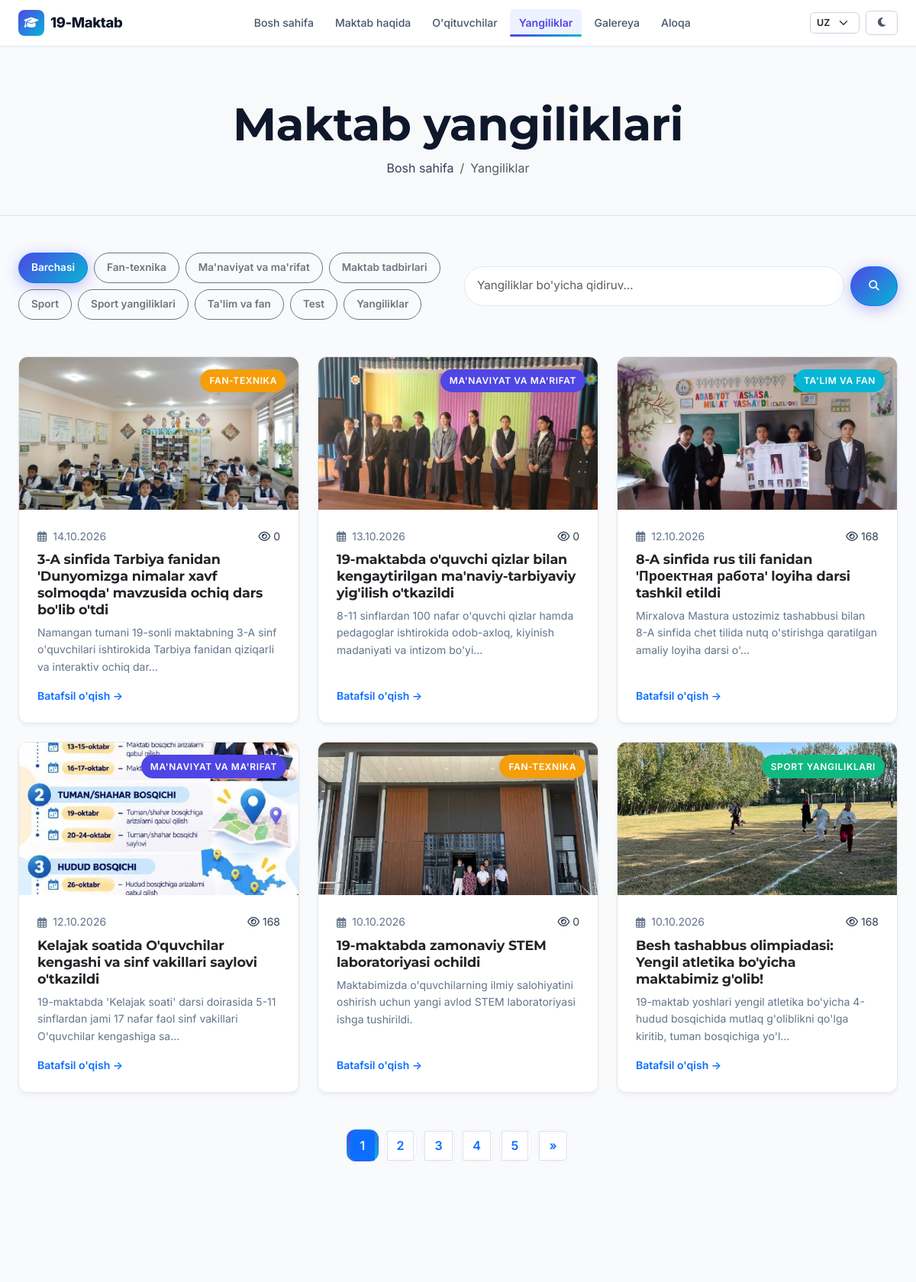
The page /news/ (upper part) on the database as committed earlier.
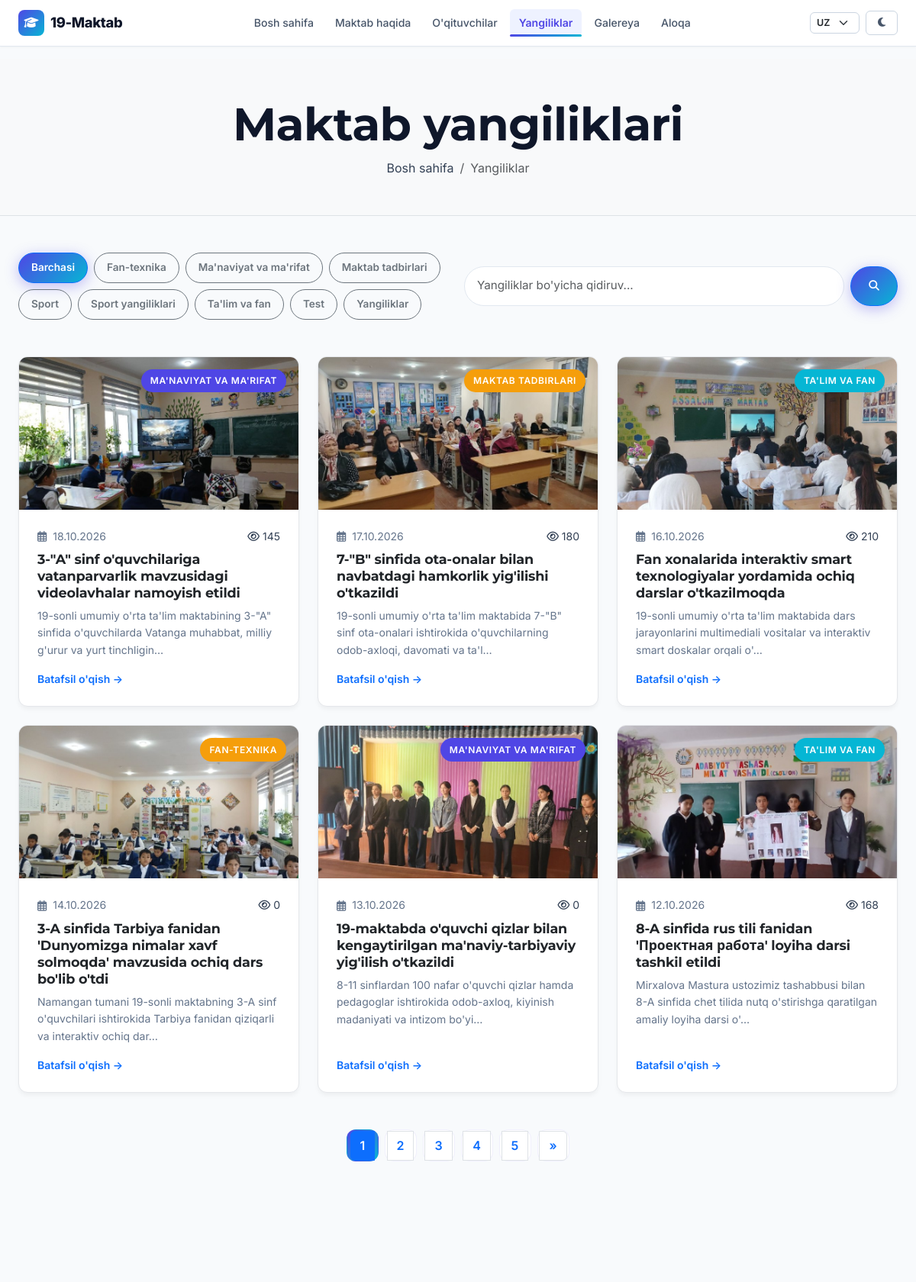
The same page on the database as committed later.
### apps/news/models.py (models this page shows, shortened)
class NewsCategory(models.Model):
    name = models.CharField(max_length=100, verbose_name="Kategoriya nomi (UZ)")
    name_ru = models.CharField(max_length=100, blank=True, verbose_name="Kategoriya nomi (RU)")
    name_en = models.CharField(max_length=100, blank=True, verbose_name="Kategoriya nomi (EN)")
    slug = models.SlugField(unique=True, verbose_name="Slug")
    color = models.CharField(max_length=7, default='#4F46E5', verbose_name="Rang kodi")
    class Meta:
        verbose_name = 'Yangilik toifasi'
        verbose_name_plural = 'Yangilik toifalari'
        ordering = ['name']
    @property
    def localized_name(self):
        lang = get_language() or 'uz'
        if lang.startswith('ru') and self.name_ru:
            return self.name_ru
        if lang.startswith('en') and self.name_en:
            return self.name_en
        return self.name

class News(models.Model):
    STATUS_CHOICES = [
        ('draft', 'Qoralama'),
        ('scheduled', 'Rejalashtirilgan'),
        ('published', "E'lon qilingan"),
        ('archived', 'Arxivlangan'),
    ]
    title = models.CharField(max_length=300, verbose_name="Sarlavha (UZ)")
    title_ru = models.CharField(max_length=300, blank=True, verbose_name="Sarlavha (RU)")
    title_en = models.CharField(max_length=300, blank=True, verbose_name="Sarlavha (EN)")
    slug = models.SlugField(max_length=320, unique=True, verbose_name="Slug")
    category = models.ForeignKey(NewsCategory, on_delete=models.SET_NULL, null=True, blank=True, related_name='news_items', verbose_name="Toifa")
    excerpt = models.TextField(max_length=500, verbose_name="Qisqa mazmun (UZ)")
    excerpt_ru = models.TextField(max_length=500, blank=True, verbose_name="Qisqa mazmun (RU)")
    excerpt_en = models.TextField(max_length=500, blank=True, verbose_name="Qisqa mazmun (EN)")
    content = models.TextField(verbose_name="Batafsil matn (UZ)")
    content_ru = models.TextField(blank=True, verbose_name="Batafsil matn (RU)")
    content_en = models.TextField(blank=True, verbose_name="Batafsil matn (EN)")
    cover_image = models.ImageField(upload_to='news/covers/', blank=True, null=True, verbose_name="Muqova rasmi")
    status = models.CharField(max_length=20, choices=STATUS_CHOICES, default='draft', verbose_name="Holati")
    is_featured = models.BooleanField(default=False, verbose_name="Muhim yangilik")
    scheduled_at = models.DateTimeField(null=True, blank=True, verbose_name="Rejalashtirilgan vaqt")
    published_at = models.DateTimeField(null=True, blank=True, verbose_name="E'lon qilingan vaqt")
    created_at = models.DateTimeField(auto_now_add=True, verbose_name="Yaratilgan vaqt")
    updated_at = models.DateTimeField(auto_now=True, verbose_name="Tahrirlangan vaqt")
    views_count = models.PositiveIntegerField(default=0, verbose_name="Ko'rishlar soni")
    class Meta:
        verbose_name = 'Yangilik'
        verbose_name_plural = 'Yangiliklar'
        ordering = ['-published_at', '-created_at']
    @property
    def localized_title(self):
        lang = get_language() or 'uz'
        if lang.startswith('ru') and self.title_ru:
            return self.title_ru
        if lang.startswith('en') and self.title_en:
            return self.title_en
        return self.title
    @property
    def localized_excerpt(self):
        lang = get_language() or 'uz'
        if lang.startswith('ru') and self.excerpt_ru:
            return self.excerpt_ru
        if lang.startswith('en') and self.excerpt_en:
            return self.excerpt_en
        return self.excerpt
    def get_absolute_url(self):
        return reverse('news:detail', kwargs={'slug': self.slug})

### apps/news/views.py (the view, shortened to what this page needs)
# urls.py: path('', views.news_list_view, name='list'),
def news_list_view(request):
    queryset = News.objects.filter(status='published').select_related('category')
    category_slug = request.GET.get('category')
    selected_category = None
    if category_slug:
        selected_category = get_object_or_404(NewsCategory, slug=category_slug)
        queryset = queryset.filter(category=selected_category)
    query = request.GET.get('q', '').strip()
    paginator = Paginator(queryset, 6)
    page_number = request.GET.get('page')
    page_obj = paginator.get_page(page_number)
    categories = NewsCategory.objects.all()
    context = {
        'page_obj': page_obj,
        'categories': categories,
        'selected_category': selected_category,
        'query': query,
    }
    return render(request, 'news/news_list.html', context)

### apps/core/context_processors.py (called while the page is built)
def site_settings(request):
    settings_obj = SiteSettings.objects.first()
    return {
        'site_settings': settings_obj,
    }

### apps/core/models.py (called while the page is built)
    @property
    def localized_name(self):
        lang = get_language() or 'uz'
        if lang.startswith('ru') and self.school_name_ru:
            return self.school_name_ru
        if lang.startswith('en') and self.school_name_en:
            return self.school_name_en
        return self.school_name

    @property
    def localized_tagline(self):
        lang = get_language() or 'uz'
        if lang.startswith('ru') and self.tagline_ru:
            return self.tagline_ru
        if lang.startswith('en') and self.tagline_en:
            return self.tagline_en
        return self.tagline

    @property
    def localized_address(self):
        lang = get_language() or 'uz'
        if lang.startswith('ru') and self.address_ru:
            return self.address_ru
        if lang.startswith('en') and self.address_en:
            return self.address_en
        return self.address

### templates/news/news_list.html (shortened to what the changed rows need)
{% extends 'base.html' %}
{% load i18n static %}
{% block content %}
<div class="bg-light py-5 border-bottom">
    <div class="container text-center">
        <h1 class="fw-bold mb-2">{% trans "Maktab yangiliklari" %}</h1>
    </div>
</div>
<section class="py-5">
    <div class="container">
        <div class="row g-3 mb-5 align-items-center">
            <div class="col-lg-6">
                <div class="d-flex flex-wrap gap-2">
                    <a href="{% url 'news:list' %}" class="btn {% if not selected_category %}btn-primary{% else %}btn-outline-secondary{% endif %} btn-sm rounded-pill px-3">
                        {% trans "Barchasi" %}
                    </a>
                    {% for cat in categories %}
                        <a href="{% url 'news:list' %}?category={{ cat.slug }}" class="btn {% if selected_category == cat %}btn-primary{% else %}btn-outline-secondary{% endif %} btn-sm rounded-pill px-3">
                            {{ cat.localized_name }}
                        </a>
                    {% endfor %}
                </div>
            </div>
        </div>
        <div class="row g-4 mb-5">
            {% if page_obj %}
                {% for item in page_obj %}
                    <div class="col-md-6 col-lg-4">
                        <div class="school-card">
                            <div class="card-img-wrapper">
                                {% if item.cover_image %}
                                    <img src="{{ item.cover_image.url }}" alt="{{ item.localized_title }}">
                                {% else %}
                                    <div class="d-flex align-items-center justify-content-center h-100 bg-light text-muted">
                                        <i class="fas fa-newspaper fa-3x"></i>
                                    </div>
                                {% endif %}
                                {% if item.category %}
                                    <span class="position-absolute top-0 end-0 m-3 badge-category text-white" style="background-color: {{ item.category.color }};">
                                        {{ item.category.localized_name }}
                                    </span>
                                {% endif %}
                            </div>
                            <div class="card-body">
                                <small class="text-muted mb-2 d-flex align-items-center gap-2">
                                    <i class="far fa-calendar-alt"></i> {{ item.published_at|date:"d.m.Y" }}
                                    <span class="ms-auto"><i class="far fa-eye"></i> {{ item.views_count }}</span>
                                </small>
                                <h5 class="fw-bold mb-2">
                                    <a href="{{ item.get_absolute_url }}" class="text-dark text-decoration-none">
                                        {{ item.localized_title }}
                                    </a>
                                </h5>
                                <p class="text-muted small mb-3 flex-grow-1">
                                    {{ item.localized_excerpt|truncatechars:120 }}
                                </p>
                                <a href="{{ item.get_absolute_url }}" class="fw-semibold text-primary text-decoration-none small">
                                    {% trans "Batafsil o'qish" %} &rarr;
                                </a>
                            </div>
                        </div>
                    </div>
                {% endfor %}
            {% else %}
                <div class="col-12 text-center py-5">
                    <i class="far fa-newspaper fa-4x text-muted mb-3"></i>
                    <p class="text-muted">{% trans "Hech qanday yangilik topilmadi." %}</p>
                </div>
            {% endif %}
        </div>
        {% if page_obj.has_other_pages %}
            <nav aria-label="Page navigation">
                <ul class="pagination justify-content-center">
                    {% for num in page_obj.paginator.page_range %}
                        <li class="page-item {% if page_obj.number == num %}active{% endif %}">
                            <a class="page-link" href="?page={{ num }}{% if query %}&q={{ query }}{% endif %}{% if selected_category %}&category={{ selected_category.slug }}{% endif %}">
                                {{ num }}
                            </a>
                        </li>
                    {% endfor %}
                </ul>
            </nav>
        {% endif %}
    </div>
</section>
{% endblock %}

Rows that differ between the two databases and show on the page:
no longer on this page (row unchanged): News: cover_image (picture), category.localized_name "MA'NAVIYAT VA MA'RIFAT", published_at "12.10.2026", views_count "168", localized_title "Kelajak soatida O'quvchilar kengashi va sinf vakillari saylovi o'tkazildi", localized_excerpt "19-maktabda 'Kelajak soati' darsi doirasida 5-11 sinflardan jami 17 nafar faol sinf vakillari O'quvchilar kengashiga sa…"
no longer on this page (row unchanged): News: cover_image (picture), category.localized_name "FAN-TEXNIKA", published_at "10.10.2026", views_count "0", localized_title "19-maktabda zamonaviy STEM laboratoriyasi ochildi", localized_excerpt "Maktabimizda o'quvchilarning ilmiy salohiyatini oshirish uchun yangi avlod STEM laboratoriyasi ishga tushirildi."
no longer on this page (row unchanged): News: cover_image (picture), category.localized_name "SPORT YANGILIKLARI", published_at "10.10.2026", views_count "168", localized_title "Besh tashabbus olimpiadasi: Yengil atletika bo'yicha maktabimiz g'olib!", localized_excerpt "19-maktab yoshlari yengil atletika bo'yicha 4-hudud bosqichida mutlaq g'oliblikni qo'lga kiritib, tuman bosqichiga yo'l…"
added News: cover_image (picture), category.localized_name "MA'NAVIYAT VA MA'RIFAT", published_at "18.10.2026", views_count "145", localized_title "3-\"A\" sinf o'quvchilariga vatanparvarlik mavzusidagi videolavhalar namoyish etildi", localized_excerpt "19-sonli umumiy o'rta ta'lim maktabining 3-\"A\" sinfida o'quvchilarda Vatanga muhabbat, milliy g'urur va yurt tinchligin…"
added News: cover_image (picture), category.localized_name "MAKTAB TADBIRLARI", published_at "17.10.2026", views_count "180", localized_title "7-\"B\" sinfida ota-onalar bilan navbatdagi hamkorlik yig'ilishi o'tkazildi", localized_excerpt "19-sonli umumiy o'rta ta'lim maktabida 7-\"B\" sinf ota-onalari ishtirokida o'quvchilarning odob-axloqi, davomati va ta'l…"
added News: cover_image (picture), category.localized_name "TA'LIM VA FAN", published_at "16.10.2026", views_count "210", localized_title "Fan xonalarida interaktiv smart texnologiyalar yordamida ochiq darslar o'tkazilmoqda", localized_excerpt "19-sonli umumiy o'rta ta'lim maktabida dars jarayonlarini multimediali vositalar va interaktiv smart doskalar orqali o'…"
